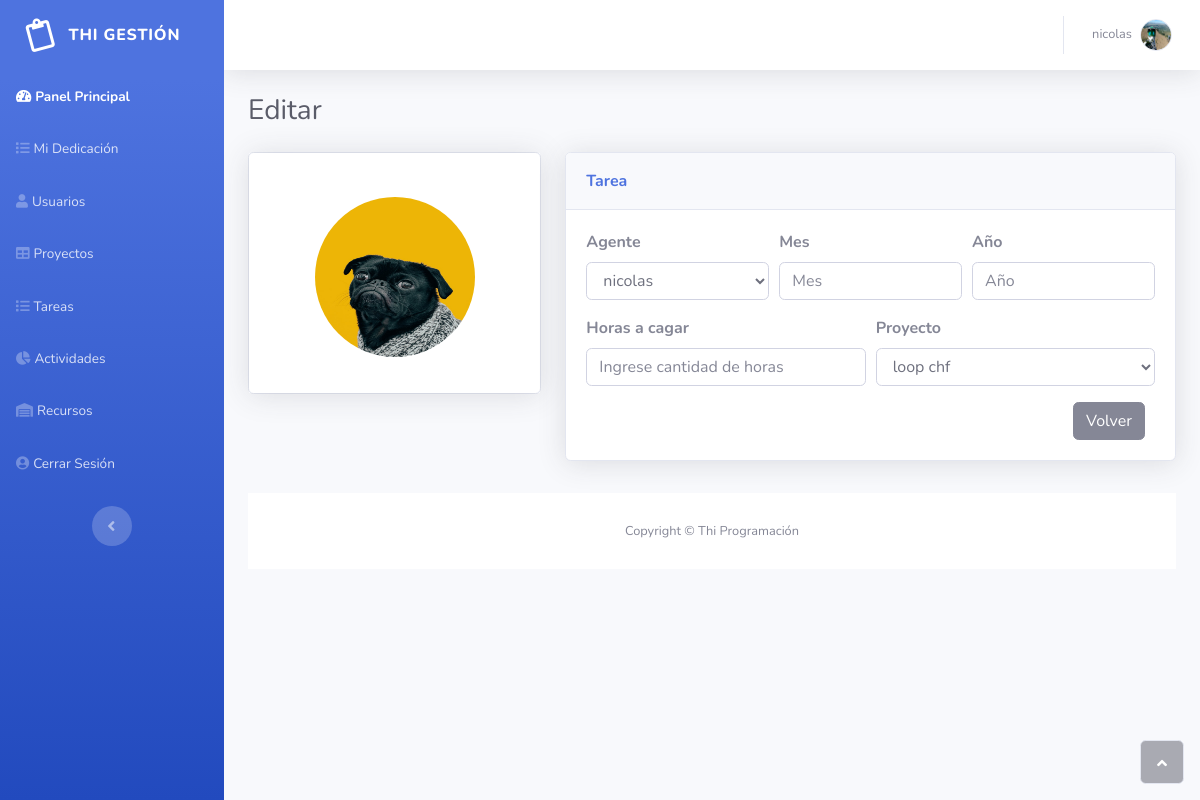
/actualizar_dedicacion.php (signed in), run on the app's committed database.
### tables this page shows
CREATE TABLE `usuarios` (
  `id_usuario` int(100) NOT NULL,
  `nombre` varchar(100) DEFAULT NULL,
  `apellido` varchar(100) DEFAULT NULL,
  `mail` varchar(20) DEFAULT NULL,
  `alias` varchar(100) DEFAULT NULL,
  `rol` varchar(20) DEFAULT NULL,
  `pasword` varchar(8) DEFAULT NULL,
  `imagen` text DEFAULT NULL
);

### DbConnection.php (called while the page is built, shortened)
<?php
class conexionDb{
    private $host = 'localhost';
    private $usuario = 'root';
    private $password = '';
    private $database = 'gestion_thi';
    protected $conexion;
    public function __construct(){
        if (!isset($this->conexion)) {
            $this->conexion = new mysqli($this->host, $this->usuario, $this->password, $this->database);
        }
        return $this->conexion;
    }
}
?>

### Usuarios.class.php (called while the page is built, shortened)
<?php
include_once('DbConnection.php');
class Usuario extends conexionDb{
    public function detalle($sql){
        $query = $this->conexion->query($sql);
        $row = $query->fetch_array();
        return $row;
    }
    public function mostrarDatos()
		{
		    $query = "SELECT * FROM usuarios";
		    $result = $this->conexion->query($query);
		if ($result->num_rows > 0) {
		    $data = array();
		    while ($row = $result->fetch_assoc()) {
		           $data[] = $row;
		    }
			 return $data;
		    }else{
			 echo "Base de datos vacia";
		    }
		}
}

### proyectos.class.php (called while the page is built, shortened)
<?php
include_once('DbConnection.php');
class Proyecto_class extends conexionDb{
    public function mostrarDatos()
		{
		    $query = "SELECT * FROM proyectos";
		    $result = $this->conexion->query($query);
		if ($result->num_rows > 0) {
		    $data = array();
		    while ($row = $result->fetch_assoc()) {
		           $data[] = $row;
		    }
			 return $data;
		    }else{
			 echo "Base de datos vacia";
		    }
		}
}

### actualizar_dedicacion.php (the view, shortened to what this page needs)
<?php
include_once('Usuarios.class.php');
include_once('proyectos.class.php');
$user = new Usuario();
$proyecto = new Proyecto_class();
$sql = "SELECT * FROM usuarios WHERE id_usuario = '" . $_SESSION['user'] . "'";
$row = $user->detalle($sql);
?>
<!DOCTYPE html>
<html>
<head>
    <?php include('header.php'); ?>
</head>
<body id="page-top">
    <div id="wrapper">
        <?php include('navbar.php'); ?>
        <div class="d-flex flex-column" id="content-wrapper">
            <div id="content">
                <nav class="navbar navbar-light navbar-expand bg-white shadow mb-4 topbar static-top">
                    <div class="container-fluid"><button class="btn btn-link d-md-none rounded-circle mr-3" id="sidebarToggleTop" type="button"><i class="fas fa-bars"></i></button>
                        <ul class="nav navbar-nav flex-nowrap ml-auto">
                            <li class="nav-item dropdown no-arrow" role="presentation">
                                <div class="nav-item dropdown no-arrow"><a class="dropdown-toggle nav-link" data-toggle="dropdown" aria-expanded="false" href="#"><span class="d-none d-lg-inline mr-2 text-gray-600 small"><?php echo $row['nombre'] ?></span><img class="border rounded-circle img-profile" src="<?php echo $row['imagen'] ?>"></a>
                                </div>
                            </li>
                        </ul>
                    </div>
                </nav>
                <div class="container-fluid">
                    <h3 class="text-dark mb-4">Editar </h3>
                    <div class="row mb-3">
                        <div class="col-lg-4">
                            <div class="card mb-3">
                                <div class="card-body text-center shadow"><img class="rounded-circle mb-3 mt-4" src="assets/img/dogs/image2.jpeg" width="160" height="160">
                                </div>
                            </div>
                        </div>
                        <div class="col-lg-8">
                            <div class="row">
                                <div class="col">
                                    <div class="card shadow mb-3">
                                        <div class="card-header py-3">
                                            <p class="text-primary m-0 font-weight-bold">Tarea</p>
                                        </div>
                                        <div class="card-body">
                                            <form action="actualizar_tarea.php" method="POST">
                                            <div class="form-row">
                                                    <div class="col">
                                                        <div class="form-group"><label for="id_agente"><strong>Agente</strong><br></label><select class="form-control" require name="id_agente" id="exampleFormControlSelect2">
                                                                <?php
                                                                $filas = $user->mostrarDatos();
                                                                foreach ($filas as $fila) {
                                                                ?>
                                                                    <option value="<?php echo $fila['id_usuario']; ?>">
                                                                        <?php echo $fila['nombre']?>
                                                                    </option>
                                                                <?php }  ?>
                                                            </select>
                                                        </div>
                                                    </div>
                                                    <div class="col">
                                                        <div class="form-group"><label for="mes"><strong>Mes</strong></label><input class="form-control" type="number" placeholder="Mes" required="Ingrese dato valido" value="<?php echo $dedicacion['mes']; ?> " name="mes"></div>
                                                    </div>
                                                    <div class="col">
                                                        <div class="form-group"><label for="anio"><strong>Año</strong><br></label><input class="form-control" type="number" placeholder="Año" name="anio"></input></div>
                                                    </div>
                                                </div>
                                                <div class="form-row">
                                                <div class="col">
                                                        <div class="form-group"><label for="horas"><strong>Horas a cagar</strong><br></label><input class="form-control" type="number" placeholder="Ingrese cantidad de horas" name="horas"></input></div>
                                                    </div>
                                                    <div class="col">
                                                        <div class="form-group"><label for="resp"><strong>Proyecto</strong><br></label><select class="form-control" require name="imputacion" id="exampleFormControlSelect2">
                                                                <?php
                                                                $filas_p = $proyecto->mostrarDatos();
                                                                foreach ($filas_p as $fila_p) {
                                                                ?>
                                                                    <option value="<?php echo $fila_p['id_proyectos'] ?>"> <?php echo $fila_p['nombre'] ?></option>
                                                                <?php }  ?>
                                                            </select>
                                                        </div>
                                                    </div>
                                                </div>
                                                <div class="form-row" style="margin-left:auto; right:0px; max-width:fit-content">
                                                    <div class="col" style="max-width:fit-content">
                                                        <a class="btn btn-secondary" href="Lista_dedicacion.php">Volver</a>
                                                    </div>
                                                    <div class="col" style="max-width:fit-content">
                                    </form>
                                </div>
                            </div>
                        </div>
                    </div>
                </div>
            </div>
        </div>
    </div>
</body>
<?php include('footer.php'); ?>
</html>

### data on the page
usuarios: nombre "nicolas", imagen (picture)

### other printed values
form field id_agente "nicolas"
form field imputacion "loop chf"
